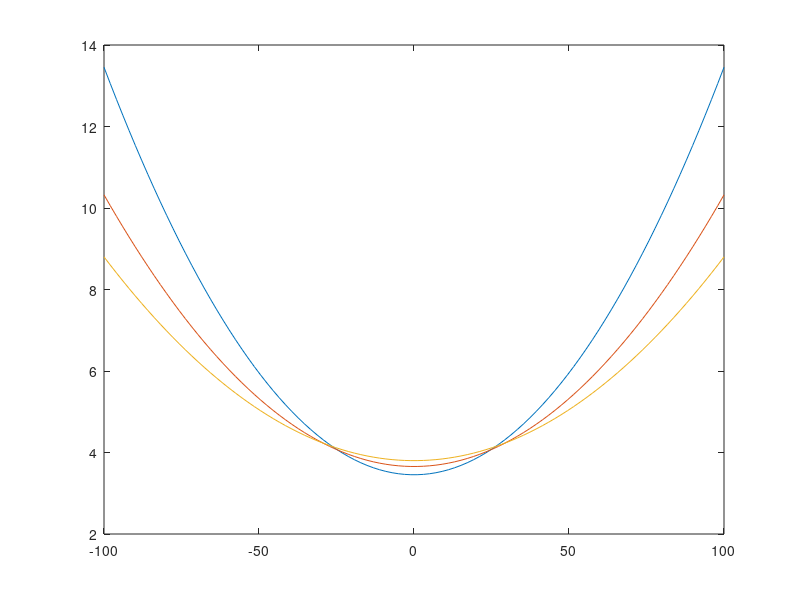

Write MATLAB code to recreate this figure.
%% Compares functionals used for estimation of dot location

% To be clear, the functional as a function of error between model and
% observation for a single pixel will be studied.
figure,
for model = [1000, 1500, 2000];
measured = linspace(model-100, model+100);
error = model-measured;

% Least squares
%lsq = (error).^2;

% Maximul Likelihood, no detector noise, the poissonian
% is approximated with a Gaussian
mlq = -(-(measured-model).^2./model - .5*log(model));

%figure,
%plot(error, lsq);
%hold on

plot(error, mlq);
hold on

end


